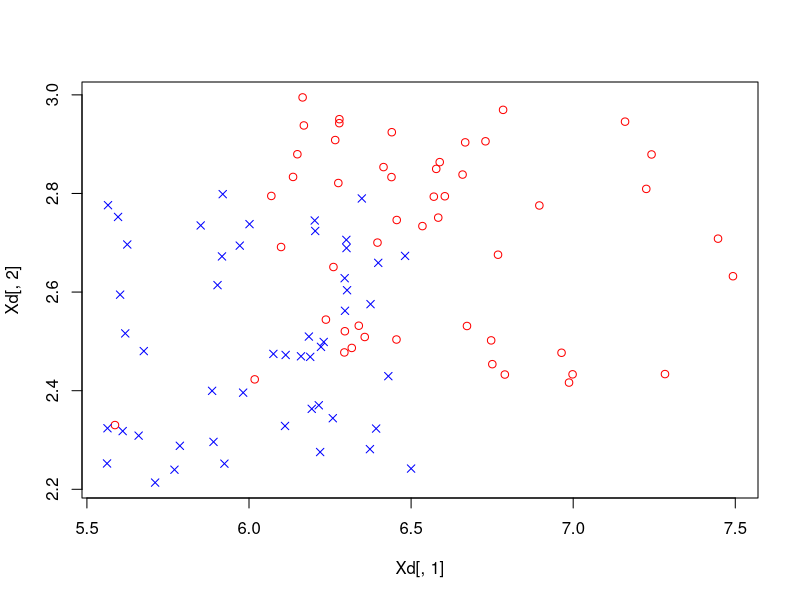
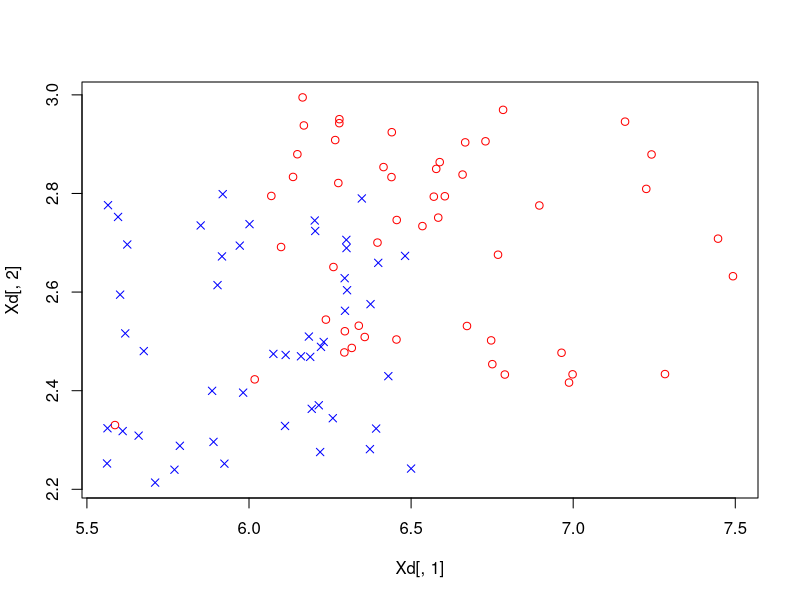

The R source for these figures, in order: (Note: this script raises an error after producing the figures.)
## Author: Mei Nagai


## Date:2026/08/31
## 第１部３章

## elephant_ipynb ####################################################

## import library
utils::install.packages("e1071")
library(e1071)


## def min_max
min_max <- function(x1,x2){
  x1 <- t(x1)
  x2 <- t(x2)
  min_val <- apply(x2,1,min)
  max_val <- apply(x2,1,max)
  
  result <- sweep(x1, 1, min_val, "-")
  result <- sweep(result, 1, max_val - min_val, "/")
  return(t(result))
}


## load data
setwd("E:/home/nagai/workspace/GoogleColab")
d <- read.table("elephant_data.txt",header=F)

## Xd:体長体重 yd:ラベル
Xd <- d[,1:(ncol(d)-1)]
yd <- d[,ncol(d)]

# head(Xd)
# head(yd)


## 図をかく
draw_graph <- function(){
  ## マーカー
  markers <- c(1, 4, 2, 6, 5, 8, 3, 18)
  colors <- c("red", "blue", "green", "black","cyan", "magenta", "yellow", "grey")
  m <- 1
  ## 空の図
  plot(Xd[, 1], Xd[, 2], type = "n")
  ## 図示
  for (i in unique(yd)) {
    n <- which(yd == i)
    points(Xd[n, 1], Xd[n, 2], pch = markers[m], col = colors[m])
    m <- m + 1
  }
}


## 図を保存
png("img1.png")
draw_graph()
dev.off()

pdf("img1.pdf")
draw_graph()
dev.off()


## 学習用とテスト用に分ける
set.seed(5)

train_index <- sample(1:nrow(xd), size = 0.8*nrow(xd))

x_train <- xd[train_index, ]
x_test <- xd[-train_index, ]
y_train <- yd[train_index]
y_test <- yd[-train_index]


## 正規化
x <- min_max(x_train, x_train)
y <- y_train

## SVMによる学習
model <- svm(x =x, y = as.factor(y))

## 学習データを予測
y_pred <- predict(model, x)

## 正解率
mean(y_pred == y)

## 
